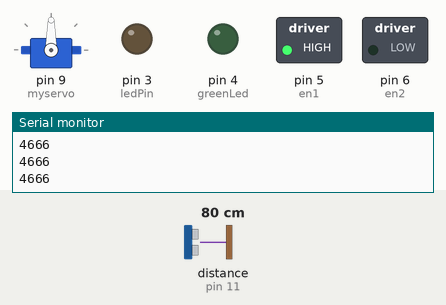
A sketch run on a simulated Arduino Uno, built with avr-gcc and run on an emulated ATmega328P. On the bench: servo, switched loads named in the sketch (green lamp = pin HIGH), output pins drawn as LEDs (lit = HIGH), the last lines printed to the serial monitor. Wiring (inferred from the names in the program): ultrasonic range finder: trigger pin 12; echo pin 11. Dashed ring = blinking. Inputs (shaded band) come from the test bench; at power-on: distance to the obstacle (sensor on pin 11) 80 cm. The echo pulse lasts 58.3 µs per cm; pins used as bus, display or sensor lines are not drawn.

Above: at 1.2 s.
1.3 s: distance to the obstacle (sensor on pin 11) set to 19 cm
2.8 s: distance to the obstacle (sensor on pin 11) set to 15 cm
At 3.5 s:
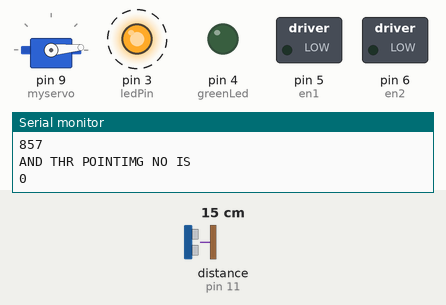
5.8 s: distance to the obstacle (sensor on pin 11) set to 18 cm
At 10.3 s:
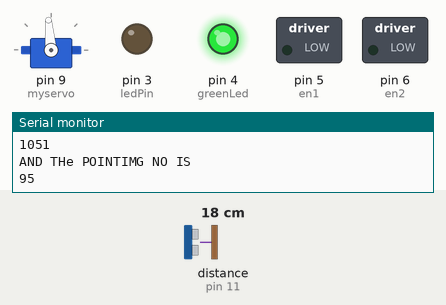
Timing chart, 0 to 16.9 s (numbered marks = the images above; inputs shaded):
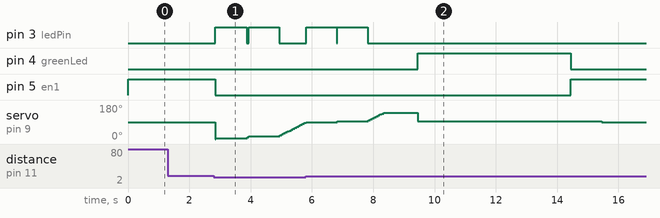

The sketch:

akashRobot04.ino
```cpp
#include<Servo.h>

int o;

int tmax=0;
int point;
int greenLed=4;

Servo myservo;
int pos;

unsigned long travelTime;
int trigPin=12;
int echoPin=11;
int ledPin=3;

unsigned long od;

int j;

int en1=5;
int en2=6;

void setup() {
  myservo.attach(9);
  delay(15);

  pinMode(trigPin,OUTPUT);
  pinMode(echoPin,INPUT);
  pinMode(ledPin,OUTPUT);
  Serial.begin(9600);
  pinMode(greenLed,OUTPUT);


   pinMode(en1,OUTPUT);
  pinMode(en2,OUTPUT);

}

void pointWheel() {
  for (pos = 0; pos <= 140; pos +=5   ) {           // goes from 0 degrees to 180 degrees
                                                   // in steps of 1 degree
    myservo.write(pos);
      digitalWrite(trigPin,LOW);
      delayMicroseconds(20);
      digitalWrite(trigPin,HIGH);
      delayMicroseconds(20);
      digitalWrite(trigPin,LOW);
       travelTime=pulseIn(echoPin,HIGH);
       if(pos==0)
       {
        tmax=travelTime;
        point=0;
       }

       if(tmax<=travelTime && pos!=0)
       {
        tmax=travelTime;
        point=pos;
        digitalWrite(ledPin,HIGH);
        delay(1000);
         digitalWrite(ledPin,LOW);
       }

      Serial.println(travelTime);
      Serial.println("MAX TRAVEL TITME IS");
      Serial.println(tmax);
       Serial.println("AND THR POINTIMG NO IS");
        Serial.println(point);                       // tell servo to go to position in variable 'pos'
       delay(15);                                   // waits 15ms for the servo to reach the position
  }
   Serial.println("MAX TRAVEL TITME IS");
      Serial.println(tmax);
       Serial.println("AND THe POINTIMG NO IS");
        Serial.println(point);
        delay(1000);
        myservo.write(point);
        digitalWrite(greenLed,HIGH);
         delay(5000);
          digitalWrite(greenLed,LOW);
}

int checkObstacle() {


 digitalWrite(ledPin,LOW);
 digitalWrite(trigPin,LOW);
 delayMicroseconds(20);
 digitalWrite(trigPin,HIGH);
 delayMicroseconds(20);
 digitalWrite(trigPin,LOW);
 od=pulseIn(echoPin,HIGH);
 Serial.println(od);
 delay(25);
 if(od<=1000)
 {

  digitalWrite(ledPin,HIGH);

  }
  return od;


  }
 void moveforward() {

  digitalWrite(en1,HIGH);
  digitalWrite(en2,LOW);

}
void idealPoint()
{
 myservo.write(90);
}

void stopBot() {

  digitalWrite(en1,LOW);
  digitalWrite(en2,LOW);

}

void loop(){
    moveforward();
    o=checkObstacle();
    if(o<=1000)
      {

        stopBot();
        pointWheel();
        moveforward();
        delay(1000);
        stopBot();
        idealPoint();

     }


}
```

Measured:
- the behaviour switches between 18 and 17 cm on distance to the obstacle (sensor on pin 11) (found by bisection; images 0 and 1)
- after the input at 2.8 s, pin 3 (ledPin): alternates HIGH for 1.0 s and LOW for 0.07 s, starting after 0.05 s; pin 5 (en1): HIGH → LOW after 0.05 s
- by itself, servo on pin 9 (myservo): rises from 85° to 140° in 2.5 s, then falls to 90° in 7.1 s
